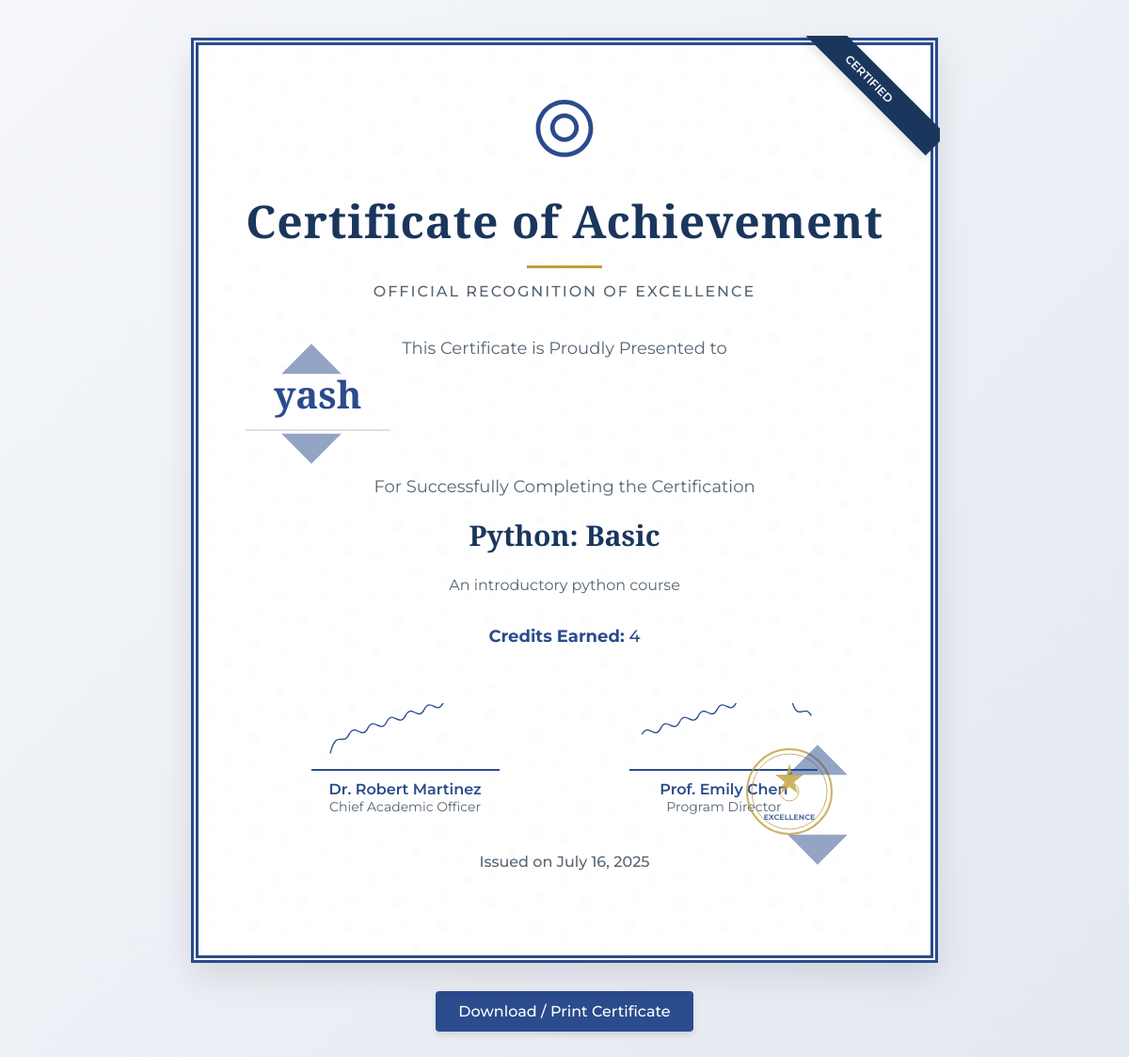
Page /certificate/1/ (signed in) on the committed database.
### myapp/models.py (models this page shows, shortened)
class Certification(models.Model):
    title = models.CharField(max_length=200)
    description = models.TextField()
    credits = models.PositiveIntegerField()

### myapp/views.py (the view)
# urls.py: path('certificate/<int:cert_id>/', views.certificate_view, name='certificate_view'),
@login_required
def certificate_view(request, cert_id):
    cert = get_object_or_404(Certification, id=cert_id)
    user = request.user
    return render(request, 'certificate.html', {'cert': cert, 'user': user, 'now': timezone.now()})

### myapp/templates/certificate.html (shortened to what this page needs)
<!DOCTYPE html>
<html lang="en">
<head>
</head>
<body>
    <div class="certificate-container">
        <div class="certificate">
            <div class="ribbon ribbon-top-right">
                <span>CERTIFIED</span>
            </div>
            <div class="header">
                <div class="logo">
                </div>
                <h1>Certificate of Achievement</h1>
                <div class="subtitle">Official Recognition of Excellence</div>
            </div>
            <div class="content">
                <div class="border-design border-top-left">
                    <svg viewBox="0 0 100 100" xmlns="http://www.w3.org/2000/svg">
                        <path fill="#2a4b8d" d="M95,50 L95,5 L50,5 L95,50 Z M5,50 L5,95 L50,95 L5,50 Z"/>
                    </svg>
                </div>
                <p class="presented-to">This Certificate is Proudly Presented to</p>
                <div class="recipient-name">{{ user.username }}</div>
                <p class="presented-to">For Successfully Completing the Certification</p>
                <div class="certificate-title">{{ cert.title }}</div>
                <p class="description">{{ cert.description }}</p>
                <p class="credits"><strong>Credits Earned:</strong> {{ cert.credits }}</p>
                <div class="signature-section">
                    <div class="signature">
                        <div class="signature-img">
                            <svg viewBox="0 0 300 100" xmlns="http://www.w3.org/2000/svg">
                                <path d="M30,80 C40,40 50,70 60,50 C70,30 80,60 90,40 C100,20 110,50 120,30 C130,10 140,40 150,20 C160,0 170,30 180,10 C190,-10 200,20 210,0 C220,-20 230,10 240,-10 C250,-30 260,0 270,-20"
                                fill="none" stroke="#2a4b8d" stroke-width="2"/>
                            </svg>
                        </div>
                        <div class="signature-line"></div>
                        <div class="signature-name">Dr. Robert Martinez</div>
                        <div class="signature-title">Chief Academic Officer</div>
                    </div>
                    <div class="signature">
                        <div class="signature-img">
                        </div>
                        <div class="signature-line"></div>
                        <div class="signature-name">Prof. Emily Chen</div>
                        <div class="signature-title">Program Director</div>
                    </div>
                </div>
                <p class="date">Issued on {{ now|date:"F j, Y" }}</p>
                <div class="seal">
                    <svg width="100" height="100" viewBox="0 0 100 100" xmlns="http://www.w3.org/2000/svg">
                        <text x="50" y="80" text-anchor="middle" fill="#2a4b8d" font-family="Montserrat" font-size="8" font-weight="bold">EXCELLENCE</text>
                    </svg>
                </div>
                <div class="border-design border-bottom-right">
                    <svg viewBox="0 0 100 100" xmlns="http://www.w3.org/2000/svg">
                        <path fill="#2a4b8d" d="M95,50 L95,5 L50,5 L95,50 Z M5,50 L5,95 L50,95 L5,50 Z"/>
                    </svg>
                </div>
            </div>
        </div>
        <div class="print-btn">
            <button onclick="window.print()">Download / Print Certificate</button>
        </div>
    </div>
</body>
</html>

### myapp/templates/certificate.html (style rules this page uses)
body { font-family: 'Montserrat', sans-serif; background: linear-gradient(135deg, #f5f7fa 0%, #e4e8f0 100%); margin: 0; padding: 40px; min-height: 100vh; display: flex; justify-content: center; align-items: center; }
.certificate-container { max-width: 900px; margin: 0 auto; perspective: 1000px; }
.certificate { background: #fff; border: 8px double #2a4b8d; padding: 50px; box-shadow: 0 15px 35px rgba(0, 0, 0, 0.1); position: relative; transition: transform 0.5s ease; }
.ribbon { width: 150px; height: 150px; overflow: hidden; position: absolute; }
.ribbon-top-right { top: -10px; right: -10px; }
.ribbon-top-right::before, .ribbon-top-right::after { border-top-color: transparent; border-right-color: transparent; }
.ribbon-top-right::before { top: 0; left: 0; }
.ribbon-top-right::after { bottom: 0; right: 0; }
.ribbon-top-right span { position: absolute; top: 30px; right: -25px; transform: rotate(45deg); width: 200px; background: #1a365d; color: #fff; text-align: center; font-size: 12px; font-weight: 600; padding: 8px 0; box-shadow: 0 5px 10px rgba(0, 0, 0, 0.1); }
.header { margin-bottom: 40px; position: relative; }
.logo { text-align: center; margin-bottom: 20px; }
.logo svg { width: 80px; height: 80px; }
h1 { font-family: 'Cormorant Garamond', serif; font-size: 48px; font-weight: 700; color: #1a365d; margin: 0 0 10px; text-align: center; letter-spacing: 1px; position: relative; }
h1::after { content: ''; display: block; width: 80px; height: 3px; background: #c09f3d; margin: 15px auto; }
.subtitle { font-family: 'Montserrat', sans-serif; font-size: 16px; font-weight: 500; color: #566573; text-align: center; margin-bottom: 30px; letter-spacing: 2px; text-transform: uppercase; }
.content { margin: 40px 0; position: relative; }
.presented-to { font-size: 18px; font-weight: 400; color: #566573; text-align: center; margin-bottom: 10px; }
.recipient-name { font-family: 'Cormorant Garamond', serif; font-size: 40px; font-weight: 600; color: #2a4b8d; text-align: center; border-bottom: 2px solid #e0e0e0; display: inline-block; padding: 0 30px 10px; margin-bottom: 30px; }
.certificate-title { font-family: 'Cormorant Garamond', serif; font-size: 30px; font-weight: 600; color: #1a365d; text-align: center; margin: 20px 0; }
.description { font-size: 16px; font-weight: 400; color: #566573; text-align: center; line-height: 1.6; max-width: 600px; margin: 0 auto 30px; }
.credits { font-size: 18px; font-weight: 500; color: #2a4b8d; text-align: center; margin: 30px 0; }
.signature-section { display: flex; justify-content: space-around; margin: 60px 0 40px; }
.signature { text-align: center; width: 200px; }
.signature-img { height: 60px; margin-bottom: 10px; }
.signature-line { border-top: 2px solid #2a4b8d; margin-bottom: 10px; }
.signature-name { font-weight: 600; font-size: 16px; color: #2a4b8d; }
.signature-title { font-size: 14px; color: #566573; }
.date { font-size: 16px; font-weight: 500; color: #566573; text-align: center; margin-top: 20px; }
.seal { position: absolute; bottom: 30px; right: 50px; opacity: 0.8; }
.border-design { position: absolute; width: 100px; height: 100px; opacity: 0.5; }
.border-top-left { top: 20px; left: 20px; transform: rotate(-45deg); }
.border-bottom-right { bottom: 20px; right: 20px; transform: rotate(135deg); }
.print-btn { text-align: center; margin-top: 30px; }
.print-btn button { font-family: 'Montserrat', sans-serif; background: #2a4b8d; border: none; color: white; padding: 12px 24px; font-size: 16px; font-weight: 500; cursor: pointer; border-radius: 4px; transition: all 0.3s ease; box-shadow: 0 4px 6px rgba(0, 0, 0, 0.1); }

### rows in the picture
Certification: title "Python: Basic", description "An introductory python course", credits "4"

### other values in the picture
{{ user.username }} "yash"
